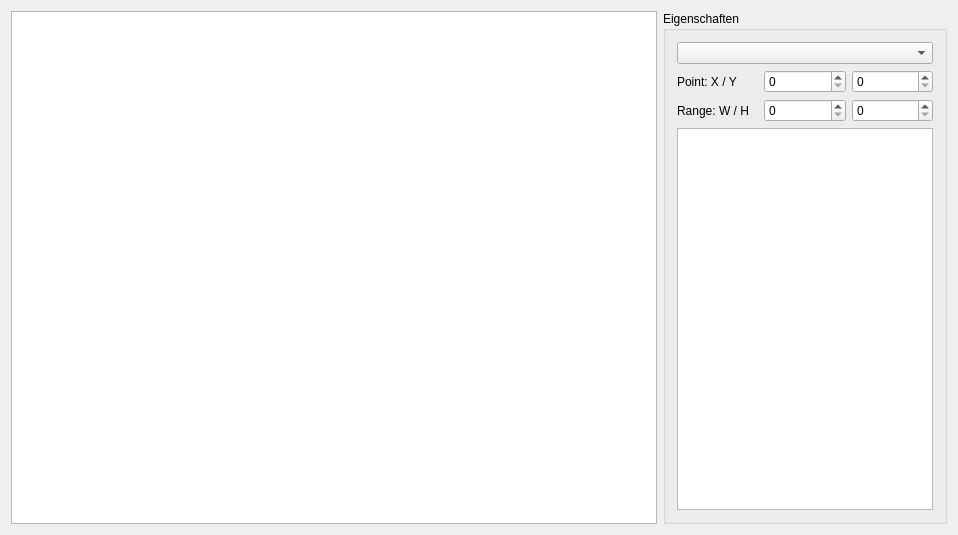
<?xml version="1.0" encoding="UTF-8"?>
<ui version="4.0">
 <class>MatrixDataTab</class>
 <widget class="QWidget" name="MatrixDataTab">
  <property name="geometry">
   <rect>
    <x>0</x>
    <y>0</y>
    <width>958</width>
    <height>535</height>
   </rect>
  </property>
  <property name="windowTitle">
   <string>MatrixDataTab</string>
  </property>
  <layout class="QHBoxLayout" name="horizontalLayout">
   <item>
    <widget class="QTreeView" name="treeView"/>
   </item>
   <item>
    <widget class="QGroupBox" name="groupBox">
     <property name="title">
      <string>Eigenschaften</string>
     </property>
     <layout class="QVBoxLayout" name="verticalLayout">
      <item>
       <widget class="QComboBox" name="comboBox"/>
      </item>
      <item>
       <layout class="QHBoxLayout" name="horizontalLayout_2">
        <item>
         <widget class="QLabel" name="labelPoint">
          <property name="text">
           <string>Point: X / Y</string>
          </property>
         </widget>
        </item>
        <item>
         <widget class="QSpinBox" name="spinBoxPointX">
          <property name="maximum">
           <number>5000</number>
          </property>
         </widget>
        </item>
        <item>
         <widget class="QSpinBox" name="spinBoxPointY">
          <property name="maximum">
           <number>5000</number>
          </property>
         </widget>
        </item>
       </layout>
      </item>
      <item>
       <layout class="QHBoxLayout" name="horizontalLayout_3">
        <item>
         <widget class="QLabel" name="labelRange">
          <property name="text">
           <string>Range: W / H</string>
          </property>
         </widget>
        </item>
        <item>
         <widget class="QSpinBox" name="spinBoxSizeW">
          <property name="maximum">
           <number>5000</number>
          </property>
         </widget>
        </item>
        <item>
         <widget class="QSpinBox" name="spinBoxSizeH">
          <property name="maximum">
           <number>5000</number>
          </property>
         </widget>
        </item>
       </layout>
      </item>
      <item>
       <widget class="QTreeView" name="treePropertyView">
        <property name="sizePolicy">
         <sizepolicy hsizetype="Preferred" vsizetype="Expanding">
          <horstretch>0</horstretch>
          <verstretch>0</verstretch>
         </sizepolicy>
        </property>
       </widget>
      </item>
     </layout>
    </widget>
   </item>
  </layout>
 </widget>
 <layoutdefault spacing="6" margin="11"/>
 <resources/>
 <connections/>
</ui>
